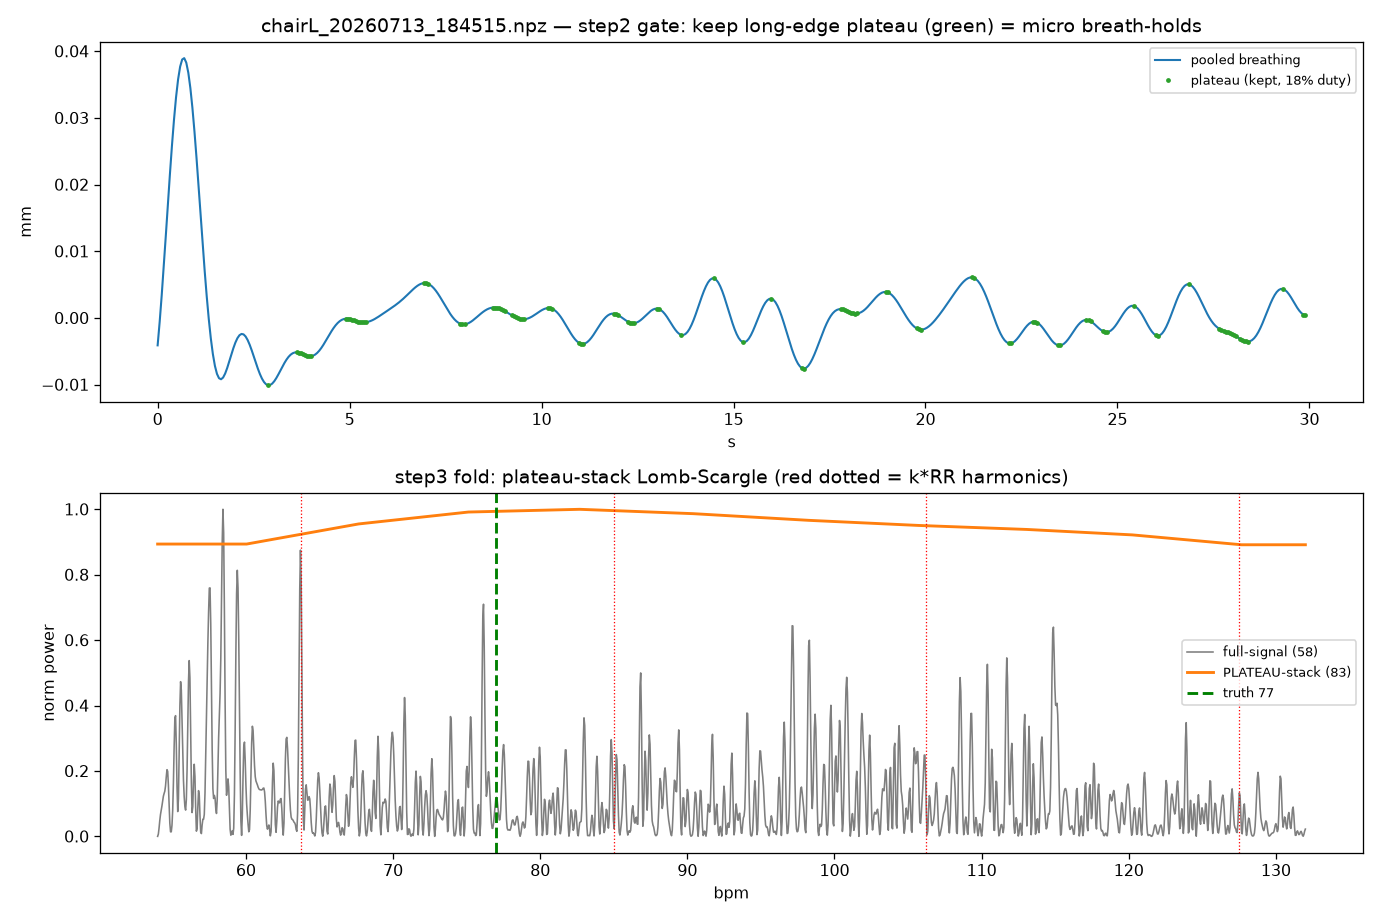

Here is the Python script that generated this plot:
"""RESTING HR via micro-breath-hold harvesting + spectral folding (user design):
 1. SPATIAL: pool all breathing bins -> one high-SNR breathing reference (freq/phase/amp).
 2. TEMPORAL GATE: keep only the LONG SLOW edge of each breath (|velocity|<k) = per-cycle
    natural mini breath-hold where breathing is momentarily still -> cardiac unobscured.
 3. FOLD: breathing is slow -> many plateau windows; stack them (Lomb-Scargle over the
    retained samples = many windows folded into one fine spectrum) -> lift cardiac SNR.

Sidesteps RR-harmonic entanglement by SELECTING the quiet moments, not subtracting.
Target = the true RESTING HR value (chairL oximeter ~77), with empty-chair as null.

    python3 chairL_plateau_hr.py [block.npz] [truth_bpm]
"""
import sys
import numpy as np
from scipy.signal import find_peaks, lombscargle
from bcg_vitals import demod_channels, bandpass, sqi, autocorr_peak, beat_count, RR_LO, RR_HI

HR_LO, HR_HI = 0.9, 2.2          # 54-132 bpm search
K_VEL = 0.5                      # plateau = |breath velocity| < K_VEL * median|v|


def load(path):
    d = np.load(path, allow_pickle=True)
    cube = np.asarray(d["snapshots"], np.complex64)
    counts = d["counts"].astype(int); bins = d["bins"].astype(int)
    C = cube[:, :int(counts.min()), :]
    try:
        ts = np.asarray(d["frame_ts"], float)[:int(counts.min())]
        span = ts[-1] - ts[0]
        if span > 1e4:
            span /= 1000.0
        fps = (len(ts) - 1) / span
    except KeyError:
        fps = 18.78
    return C, bins, fps


def pool(chans, sqis, band, fps, topk=8):
    """SQI-weighted, sign-aligned combine of the top-SQI bins -> one channel."""
    top = np.argsort(sqis)[::-1][:topk]
    ref = bandpass(chans[top[0]], fps, *band)
    acc = np.zeros_like(ref)
    for i in top:
        b = bandpass(chans[i], fps, *band)
        s = np.sign(np.dot(b, ref) + 1e-12)
        acc += s * sqis[i] * b
    return acc / (np.sum(sqis[top]) + 1e-12), top


def main():
    block = sys.argv[1] if len(sys.argv) > 1 else "chairL_20260713_183514.npz"
    truth = float(sys.argv[2]) if len(sys.argv) > 2 else 77.0
    t0 = float(sys.argv[3]) if len(sys.argv) > 3 else 0.0
    t1 = float(sys.argv[4]) if len(sys.argv) > 4 else 1e9
    C, bins, fps = load(block)
    i0, i1 = int(t0 * fps), min(C.shape[1], int(t1 * fps))
    C = C[:, i0:i1, :]
    chans = demod_channels(C, bins)
    T = chans.shape[1]; t = np.arange(T) / fps
    print(f"[window t={t0:.0f}..{min(t1,C.shape[1]/fps+t0):.0f}s]")

    resp_sqi = np.array([sqi(bandpass(c, fps, RR_LO, RR_HI), fps, RR_LO, RR_HI) for c in chans])
    hr_sqi = np.array([sqi(bandpass(c, fps, HR_LO, HR_HI), fps, HR_LO, HR_HI) for c in chans])

    # 1. SPATIAL: pooled breathing reference + pooled cardiac channel
    breath, rtop = pool(chans, resp_sqi, (0.1, 0.8), fps)
    card,  ctop = pool(chans, hr_sqi, (HR_LO, HR_HI), fps)
    tr, _ = find_peaks(-breath, distance=int(fps / RR_HI))
    rr = len(tr) / (T / fps) * 60
    print(f"{block}: {T} frames @ {fps:.2f}fps ({T/fps:.0f}s), truth~{truth:.0f}")
    print(f" 1. SPATIAL: pooled {len(rtop)} resp bins (RR={rr:.1f} rpm) + {len(ctop)} cardiac bins")

    # 2. TEMPORAL GATE: long-slow-edge plateau (breathing momentarily still)
    v = np.gradient(breath) * fps
    thr = K_VEL * np.median(np.abs(v))
    # choose the LONG edge = the velocity sign whose low-|v| samples span longer
    quiet = np.abs(v) < thr
    long_neg = quiet & (v < 0); long_pos = quiet & (v > 0)
    plateau = long_neg if long_neg.sum() >= long_pos.sum() else long_pos
    plateau |= quiet & (np.abs(v) < 0.25 * thr)          # include near-still turning zones
    duty = plateau.mean()
    print(f" 2. GATE: plateau (long slow edge, |v|<{K_VEL}median) -> "
          f"{plateau.sum()} samples = {duty*100:.0f}% duty (~{duty*T/fps:.0f}s of {T/fps:.0f}s)")

    # 3. FOLD: average per-plateau-window periodograms (Welch/Bartlett — each window
    # analysed alone => NO cross-window gate-comb at k*RR; cardiac line builds, noise
    # averages down). Contrast: LS over ALL gated samples (has the comb artifact).
    fgrid = np.linspace(HR_LO, HR_HI, 1600)
    NFFT = int(8 * fps)                                  # zero-pad grid (fine bins)
    fpad = np.fft.rfftfreq(NFFT, 1 / fps)
    bandm = (fpad >= HR_LO) & (fpad <= HR_HI)
    # split plateau mask into contiguous segments
    segs, s = [], None
    for i in range(T):
        if plateau[i] and s is None:
            s = i
        elif not plateau[i] and s is not None:
            if i - s >= int(0.5 * fps):                  # >=0.5s usable
                segs.append((s, i))
            s = None
    Pavg = np.zeros(bandm.sum()); nseg = 0
    for (s0, s1) in segs:
        seg = card[s0:s1] - card[s0:s1].mean()
        seg = seg * np.hanning(len(seg))                 # taper -> low leakage
        S = np.abs(np.fft.rfft(seg, NFFT)) ** 2
        S = S[bandm]
        if S.max() > 0:
            Pavg += S / S.max(); nseg += 1               # normalize each -> equal vote
    Pavg /= max(nseg, 1)
    fb = fpad[bandm]
    hr_plat = fb[np.argmax(Pavg)] * 60
    # time-domain beat-count per plateau window on the SINGLE best cardiac bin
    cbest = bandpass(chans[ctop[0]], fps, 0.9, 2.0)
    bpms, wts = [], []
    for (s0, s1) in segs:
        if s1 - s0 >= int(1.5 * fps):
            bpms.append(beat_count(cbest[s0:s1], fps, hi_bpm=130))
            wts.append(s1 - s0)
    hr_bc = float(np.median(bpms)) if bpms else float("nan")
    print(f"      PLATEAU beat-count (best bin {bins[ctop[0]]}, {len(bpms)} win) = "
          f"{hr_bc:.0f} bpm  {sorted(round(b) for b in bpms)}")
    # contrast baselines
    w = 2 * np.pi * fgrid
    P_full = lombscargle(t, card - card.mean(), w, normalize=True)
    hr_full = fgrid[np.argmax(P_full)] * 60
    P_plat = np.interp(fgrid, fb, Pavg)                  # for plotting on common grid
    ac_full, ac_h = autocorr_peak(bandpass(card, fps, 1.0, 1.7), fps, 60, 102)
    print(f"      [fold = {nseg} plateau windows averaged]")

    print(f" 3. FOLD (Lomb-Scargle stack):")
    print(f"      full-signal LS peak     = {hr_full:5.0f} bpm")
    print(f"      full-signal autocorr    = {ac_full:5.0f} bpm (band-center prone)")
    print(f"      PLATEAU-stack LS peak    = {hr_plat:5.0f} bpm   <== method")
    print(f"    truth {truth:.0f} -> plateau err {hr_plat-truth:+.0f} | full-LS err {hr_full-truth:+.0f}")
    # breathing-harmonic suppression check
    print("    k*RR harmonics in band:", [f"{k}x={k*rr:.0f}" for k in range(3,9)
                                          if HR_LO<=k*rr/60<=HR_HI])

    try:
        import matplotlib; matplotlib.use("Agg"); import matplotlib.pyplot as plt
        fig, ax = plt.subplots(2, 1, figsize=(12, 8))
        t0, t1 = 0, min(T, int(30*fps))
        ax[0].plot(t[t0:t1], breath[t0:t1], "C0", lw=1.3, label="pooled breathing")
        pm = plateau[t0:t1]
        ax[0].plot(t[t0:t1][pm], breath[t0:t1][pm], ".", color="C2", ms=4,
                   label=f"plateau (kept, {duty*100:.0f}% duty)")
        ax[0].set_title(f"{block} — step2 gate: keep long-edge plateau (green) = micro breath-holds")
        ax[0].set_xlabel("s"); ax[0].set_ylabel("mm"); ax[0].legend(fontsize=8)
        fr = fgrid * 60
        ax[1].plot(fr, P_full/P_full.max(), "C7", lw=1, label=f"full-signal ({hr_full:.0f})")
        ax[1].plot(fr, P_plat/P_plat.max(), "C1", lw=1.8, label=f"PLATEAU-stack ({hr_plat:.0f})")
        ax[1].axvline(truth, color="g", ls="--", lw=1.8, label=f"truth {truth:.0f}")
        for k in range(3, 9):
            if HR_LO <= k*rr/60 <= HR_HI:
                ax[1].axvline(k*rr, color="r", ls=":", lw=.8)
        ax[1].set_title("step3 fold: plateau-stack Lomb-Scargle (red dotted = k*RR harmonics)")
        ax[1].set_xlabel("bpm"); ax[1].set_ylabel("norm power"); ax[1].legend(fontsize=8)
        fig.tight_layout(); fig.savefig("chairL_plateau_hr.png", dpi=115)
        print("saved chairL_plateau_hr.png")
    except Exception as e:
        print("plot skipped:", e)


if __name__ == "__main__":
    main()
